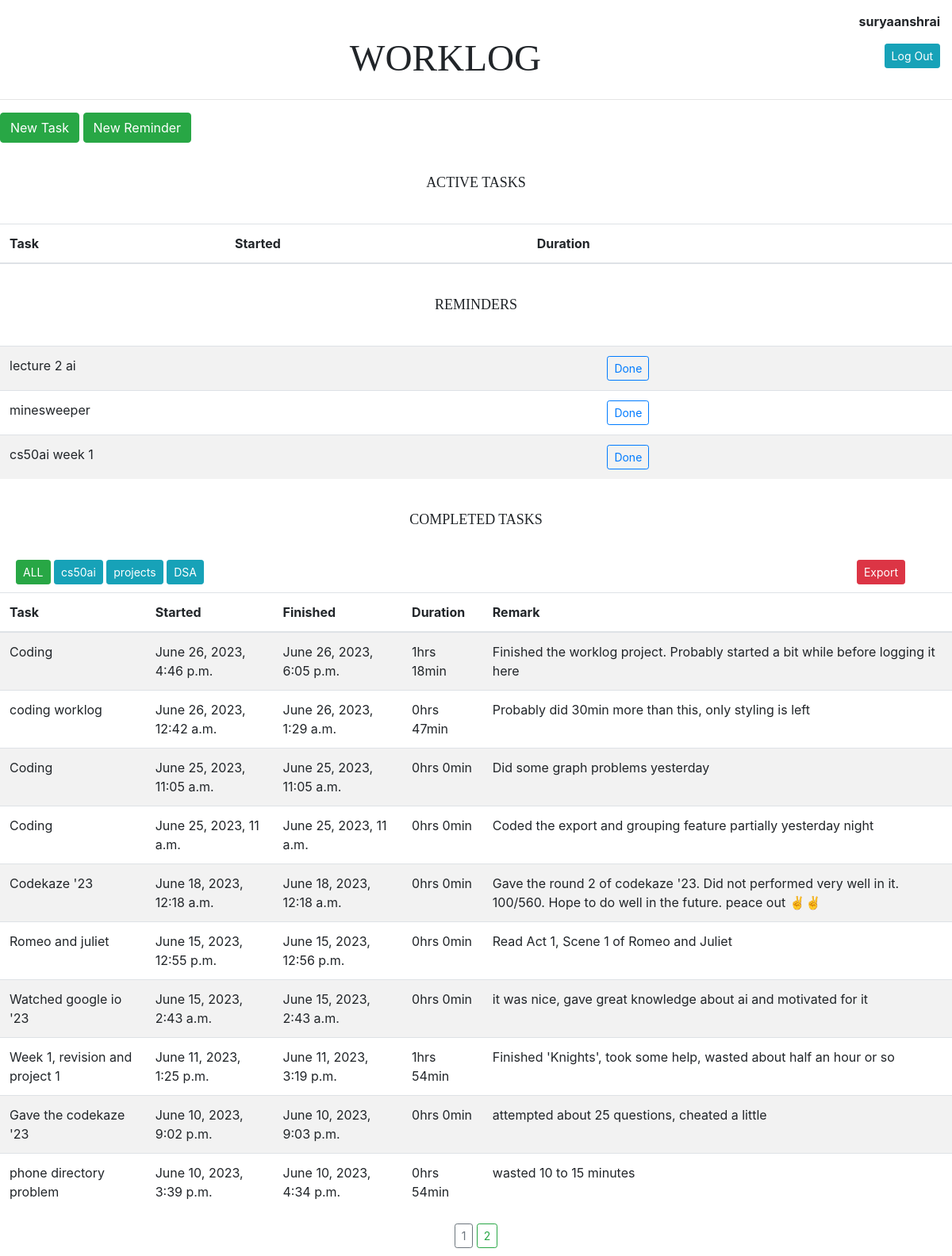
The app's page / (signed in) with its own data.
### worklog/models.py (models this page shows, shortened)
class User(AbstractUser):
    pass

class Reminder(models.Model):
    user=models.ForeignKey(User, on_delete=models.CASCADE,related_name="reminders")
    reminder=models.CharField(max_length=256)

class Task(models.Model):
    user=models.ForeignKey(User, on_delete=models.CASCADE, related_name="tasks")
    task=models.CharField(max_length=256)
    start_time=models.DateTimeField(blank=True,default=timezone.now())
    end_time=models.DateTimeField(blank=True, null=True)
    group=models.CharField(max_length=256,blank=True,null=True)

class Remark(models.Model):
    task=models.ForeignKey(Task, on_delete=models.CASCADE, related_name="remark")
    remark=models.TextField()

### worklog/views.py (the view)
# urls.py: path('', views.index, name="index"),
def index(request):
    if request.user.is_authenticated:
        current_tasks=list(Task.objects.filter(user=request.user,end_time=None).values())
        completed_tasks=list(Task.objects.filter(user=request.user, end_time__isnull=False).values())
        reminders=list(Reminder.objects.filter(user=request.user).values())
        for task in current_tasks:
            myvar=timezone.now()-task["start_time"]
            task["duration"]=f"{round(myvar.seconds//3600)}hrs {(myvar.seconds//60)%60}min"
        for task in completed_tasks:
            myvar=task["end_time"]-task["start_time"]
            task["duration"]=f"{round(myvar.seconds//3600)}hrs {(myvar.seconds//60)%60}min"
            task["remark"]=Remark.objects.get(task_id=task["id"]).remark
        groups=[]
        for i in Task.objects.filter(user=request.user).values():
            groups += [i["group"]]
        grouptags=set(groups)
        reminders.reverse()
        completed_tasks.reverse()
        try:
            pageno=request.POST["page"]
        except:
            pageno="1"
        page_obj=Paginator(completed_tasks, 10)
        return render(request, "worklog/index.html", {
            "current_tasks":current_tasks,
            "completed_tasks":page_obj.page(pageno),
            "reminders":reminders,
            "groups":grouptags,
            "page_obj":page_obj,
            "curr_page":pageno,
        })
    else:
        return HttpResponseRedirect(reverse("login"))

### worklog/templates/worklog/index.html (shortened to what this page needs)
{% extends 'worklog/layout.html' %}
{% load static %}
{% block body %}
<div id="top">
    <div id="apptitle">WORKLOG</div>
    <div id="userpanel">
        {% if user.is_authenticated %}
            <p id="username">{{user.username}}</p>
            <a class="btn btn-info btn-sm" href="{% url 'logout' %}">Log Out</a>
            <br>
        {% endif %}
    </div>
</div>
<hr>
<button class="btn btn-success" id="newTaskButton">New Task</button>
<button class="btn btn-success" id="newReminderButton">New Reminder</button>
<p class="tableheads">ACTIVE TASKS</p>
<table class="table table-striped">
    <thead>
        <th>Task</th>
        <th>Started</th>
        <th>Duration</th>
        <th></th>
    </thead>
</table>
<p class="tableheads">REMINDERS</p>
<table class="table table-striped">
    {% for reminder in reminders %}
        <tr>
            <td>{{reminder.reminder}}</td>
            <td>
                <form action="{% url 'endreminder' %}" method="post">
                    <input class="btn btn-outline-primary btn-sm" type="submit" value="Done">
                </form>
        </td>
        </tr>
    {% endfor %}
</table>
<p class="tableheads">COMPLETED TASKS</p>
<div id="groupbuttons">
    <div>
        <div class="mybtn">
            <form id="ALLform">
                <input class="btn btn-success btn-sm" type="button" onclick=getGroup("ALL"); value="ALL">
            </form>
        </div>
        {% for i in groups %}
            {% if i is not None and i != "" %}
            <div class="mybtn">
            <form id="{{i}}form">
                <input class="btn btn-info btn-sm" type="button" onclick=getGroup("{{i}}"); value="{{i}}">
            </form>
            </div>
            {% endif %}
        {% endfor %}
    </div>
    <div style="text-align: right;">
        <form action="{% url 'export' %}" method="post">
            <input class="btn btn-danger btn-sm" type="submit" value="Export">
        </form>
    </div>
</div>
<table class="table table-striped">
    <thead>
        <th>Task</th>
        <th>Started</th>
        <th>Finished</th>
        <th>Duration</th>
        <th>Remark</th>
    </thead>
    <tbody id="completedTasksTable">
            {% for task in completed_tasks %}
            <tr>
                <td>{{task.task}}</td>
                <td>{{task.start_time}}</td>
                <td>{{task.end_time}}</td>
                <td>{{task.duration}}</td>
                <td>{{task.remark}}</td>
            </tr>
            {% endfor %}
    </tbody>
</table>
<div id="pagination">
    {% for i in page_obj.page_range %}
    <div class="mybtn">
        <form action="{% url 'index' %}" method="post">
            {% if i|slugify == curr_page %}
            <input class="btn btn-outline-secondary btn-sm" type="submit" value="{{i}}">
            {% else %}
            <input class="btn btn-outline-success btn-sm" type="submit" value="{{i}}">
            {% endif %}
        </form>
    </div>
    {% endfor %}
</div>
{% endblock %}

### worklog/templates/worklog/layout.html (shortened to what this page needs)
{% load static %}
<!DOCTYPE html>
<html>
    <head>
        <link rel="stylesheet" href="{% static 'worklog/styles.css' %}">
        <link rel="stylesheet" href="https://cdn.jsdelivr.net/npm/bootstrap@4.1.3/dist/css/bootstrap.min.css">
    </head>
    <body>
        {% block body %}{%endblock%}
    </body>
</html>

### worklog/static/worklog/styles.css (style rules this page uses)
.mybtn { display: inline-block; }
.tableheads { font-family:cursive; font-size: large; margin:1cm; text-align: center; }
#pagination { text-align: center; margin:10px; }
#apptitle { font-family: cursive; font-size: 1.25cm; padding:1cm; padding-bottom: 0; text-align: right; }
#userpanel { text-align: right; margin:15px; }
#username { font-weight: bold; }
#top { display: grid; grid-template-columns: 60% 40%; }
#groupbuttons { display: grid; grid-template-columns: 75% 20%; margin-left: 20px; margin-bottom: 10px; }

### records on screen
User: username "suryaanshrai"
Reminder: reminder "lecture 2 ai"
Reminder: reminder "minesweeper"
Reminder: reminder "cs50ai week 1"
Task: groups "cs50ai", task "Week 1, revision and project 1", start_time "June 11, 2023, 1:25 p.m.", end_time "June 11, 2023, 3:19 p.m.", duration "1hrs 54min", remark "Finished 'Knights', took some help, wasted about half an hour or so"
Task: groups "projects", task "coding worklog", start_time "June 26, 2023, 12:42 a.m.", end_time "June 26, 2023, 1:29 a.m.", duration "0hrs 47min", remark "Probably did 30min more than this, only styling is left"
Task: groups "DSA"
Task: task "Coding", start_time "June 26, 2023, 4:46 p.m.", end_time "June 26, 2023, 6:05 p.m.", duration "1hrs 18min", remark "Finished the worklog project. Probably started a bit while before logging it here"
Task: task "Coding", start_time "June 25, 2023, 11:05 a.m.", end_time "June 25, 2023, 11:05 a.m.", duration "0hrs 0min", remark "Did some graph problems yesterday"
Task: task "Coding", start_time "June 25, 2023, 11 a.m.", end_time "June 25, 2023, 11 a.m.", duration "0hrs 0min", remark "Coded the export and grouping feature partially yesterday night"
Task: task "Codekaze '23", start_time "June 18, 2023, 12:18 a.m.", end_time "June 18, 2023, 12:18 a.m.", duration "0hrs 0min", remark "Gave the round 2 of codekaze '23. Did not performed very well in it. 100/560. Hope to do well in the future. peace out ✌️✌️"
Task: task "Romeo and juliet", start_time "June 15, 2023, 12:55 p.m.", end_time "June 15, 2023, 12:56 p.m.", duration "0hrs 0min", remark "Read Act 1, Scene 1 of Romeo and Juliet"
Task: task "Watched google io '23", start_time "June 15, 2023, 2:43 a.m.", end_time "June 15, 2023, 2:43 a.m.", duration "0hrs 0min", remark "it was nice, gave great knowledge about ai and motivated for it"
Task: task "Gave the codekaze '23", start_time "June 10, 2023, 9:02 p.m.", end_time "June 10, 2023, 9:03 p.m.", duration "0hrs 0min", remark "attempted about 25 questions, cheated a little"
Task: task "phone directory problem", start_time "June 10, 2023, 3:39 p.m.", end_time "June 10, 2023, 4:34 p.m.", duration "0hrs 54min", remark "wasted 10 to 15 minutes"
